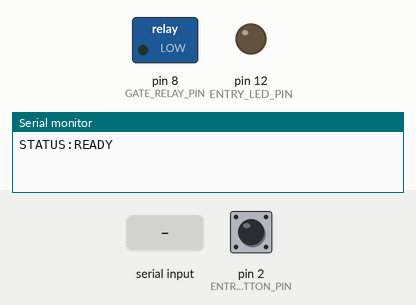
The sketch below on a simulated Arduino Uno, built with avr-gcc and run on an emulated ATmega328P. Parts: switched loads named in the sketch (green lamp = pin HIGH), output pins drawn as LEDs (lit = HIGH), the last lines printed to the serial monitor. Inputs (shaded band) come from the test bench; at power-on: pin 2 (ENTRY_BUTTON_PIN) HIGH.

Above: at 1.2 s.
1.3 s: pin 2 (ENTRY_BUTTON_PIN) pulled LOW for 1 s
At 1.85 s:
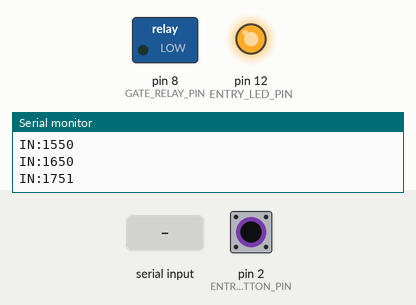
4.3 s: "OPEN_GATE\n" received over Serial
At 4.8 s:
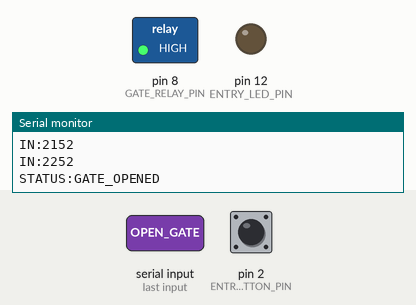
7.3 s: "CLOSE_GATE\n" received over Serial
At 8.3 s:
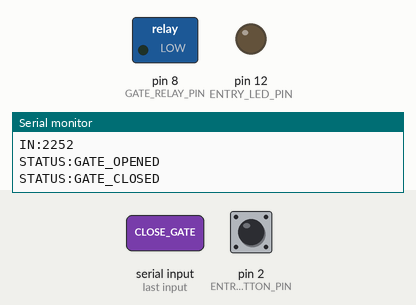
8.8 s: pin 2 (ENTRY_BUTTON_PIN) pulled LOW for 3.2 s
At 9.35 s:
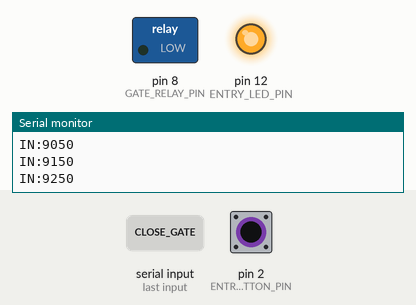
Timing chart, 0 to 13.6 s (numbered marks = the images above; inputs shaded):
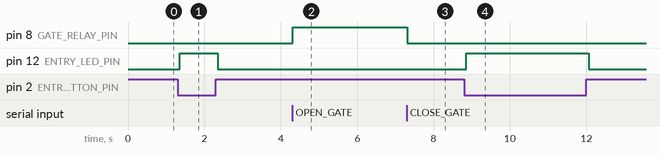

Measured:
- after the input at 1.3 s, pin 12 (ENTRY_LED_PIN): LOW → HIGH after 0.05 s, → LOW 1.0 s later
- after the input at 4.3 s, pin 8 (GATE_RELAY_PIN): LOW → HIGH at once
- after the input at 7.3 s, pin 8 (GATE_RELAY_PIN): HIGH → LOW at once
- after the input at 8.8 s, pin 12 (ENTRY_LED_PIN): LOW → HIGH after 0.05 s, → LOW 3.2 s later

The sketch:

entry_controller.ino
```cpp
// Pin definitions
const int ENTRY_BUTTON_PIN = 2;    // Button untuk trigger entry
const int GATE_RELAY_PIN = 8;      // Relay untuk kontrol gate
const int ENTRY_LED_PIN = 12;      // LED indikator entry
const int PRINTER_TRIGGER_PIN = 4; // Trigger untuk printer
const int CAMERA_TRIGGER_PIN = 5;  // Trigger untuk kamera

// Timing constants
const unsigned long GATE_OPEN_TIME = 5000;  // Waktu gate terbuka (ms)
const unsigned long DEBOUNCE_DELAY = 50;    // Delay debounce (ms)

// State variables
bool gateOpen = false;
unsigned long gateOpenTime = 0;
unsigned long lastEntryDebounceTime = 0;
int lastEntryButtonState = HIGH;

void setup() {
  // Initialize serial communication
  Serial.begin(9600);

  // Configure pins
  pinMode(ENTRY_BUTTON_PIN, INPUT_PULLUP);
  pinMode(GATE_RELAY_PIN, OUTPUT);
  pinMode(ENTRY_LED_PIN, OUTPUT);
  pinMode(PRINTER_TRIGGER_PIN, OUTPUT);
  pinMode(CAMERA_TRIGGER_PIN, OUTPUT);

  // Initialize outputs
  digitalWrite(GATE_RELAY_PIN, LOW);
  digitalWrite(ENTRY_LED_PIN, LOW);
  digitalWrite(PRINTER_TRIGGER_PIN, LOW);
  digitalWrite(CAMERA_TRIGGER_PIN, LOW);

  // Send ready signal
  Serial.println("STATUS:READY");
}

void loop() {
  // Check for serial commands
  if (Serial.available() > 0) {
    String command = Serial.readStringUntil('\n');
    handleSerialCommand(command);
  }

  // Handle entry button with debouncing
  handleEntryButton();

  // Auto-close gate after timeout
  if (gateOpen && (millis() - gateOpenTime >= GATE_OPEN_TIME)) {
    closeGate();
  }
}

void handleSerialCommand(String command) {
  command.trim();

  if (command == "OPEN_GATE") {
    openGate();
  }
  else if (command == "CLOSE_GATE") {
    closeGate();
  }
  else if (command == "TRIGGER_CAMERA") {
    triggerCamera();
  }
  else if (command == "TRIGGER_PRINTER") {
    triggerPrinter();
  }
  else if (command == "STATUS") {
    sendStatus();
  }
}

void handleEntryButton() {
  int reading = digitalRead(ENTRY_BUTTON_PIN);

  if (reading != lastEntryButtonState) {
    lastEntryDebounceTime = millis();
  }

  if ((millis() - lastEntryDebounceTime) > DEBOUNCE_DELAY) {
    if (reading == LOW && !gateOpen) {  // Button pressed and gate is closed
      Serial.println("IN:" + String(millis()));
      digitalWrite(ENTRY_LED_PIN, HIGH);
      delay(100);  // Brief LED flash
      digitalWrite(ENTRY_LED_PIN, LOW);
    }
  }

  lastEntryButtonState = reading;
}

void triggerCamera() {
  digitalWrite(CAMERA_TRIGGER_PIN, HIGH);
  delay(100);
  digitalWrite(CAMERA_TRIGGER_PIN, LOW);
  Serial.println("STATUS:CAMERA_TRIGGERED");
}

void triggerPrinter() {
  digitalWrite(PRINTER_TRIGGER_PIN, HIGH);
  delay(100);
  digitalWrite(PRINTER_TRIGGER_PIN, LOW);
  Serial.println("STATUS:PRINTER_TRIGGERED");
}

void openGate() {
  if (!gateOpen) {
    digitalWrite(GATE_RELAY_PIN, HIGH);
    gateOpen = true;
    gateOpenTime = millis();
    Serial.println("STATUS:GATE_OPENED");
  }
}

void closeGate() {
  if (gateOpen) {
    digitalWrite(GATE_RELAY_PIN, LOW);
    gateOpen = false;
    Serial.println("STATUS:GATE_CLOSED");
  }
}

void sendStatus() {
  Serial.println("STATUS:" + String(gateOpen ? "OPEN" : "CLOSED"));
} 
```
